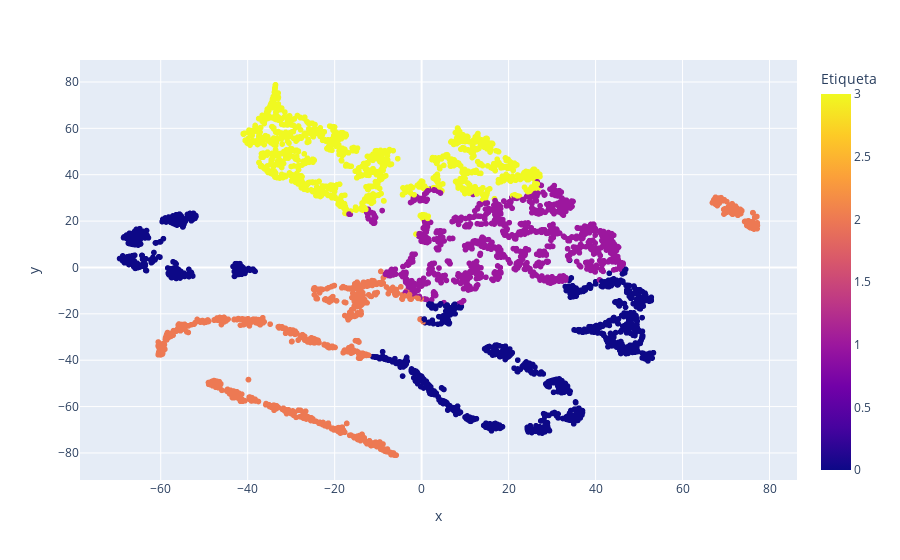

Write notebook code for a chart like this one.
### Markdown cell above
Lo cluster si se separan bien, se ven concentraciones de datos distinguibles. Podemos ver como el cluster 2 esta "dentro" del 0 y esto se debe a que los clientes de estos cluster se parecen mucho. Solo que estos ultimos gastan un poco menos y van más a menudo pero porcentajes muy bajos

### Code cell
fig = px.scatter(datakm, x="x", y="y", color="Cluster", hover_data=numcol, labels={"Cluster": "Etiqueta"})
fig.show()

### Figure 1 — Plotly figure (JSON) as saved in the notebook; plotly's stock layout.template omitted (floating-point values rounded to 4 significant figures; data arrays with more than 128 entries replaced by an {"elided": "..."} marker saying what was removed)
{"data": [{"customdata": {"elided": "4314x5 float values"}, "hovertemplate": "x=%{x}<br>y=%{y}<br>Length=%{customdata[0]}<br>Recency=%{customdata[1]}<br>Frecuency=%{customdata[2]}<br>Monetary=%{customdata[3]}<br>Periodiocity=%{customdata[4]}<br>Etiqueta=%{marker.color}<extra></extra>", "legendgroup": "", "marker": {"color": {"elided": "4314 int values"}, "coloraxis": "coloraxis", "symbol": "circle"}, "mode": "markers", "name": "", "showlegend": false, "type": "scattergl", "x": {"elided": "4314 float values"}, "xaxis": "x", "y": {"elided": "4314 float values"}, "yaxis": "y"}], "layout": {"coloraxis": {"colorbar": {"title": {"text": "Etiqueta"}}, "colorscale": [[0, "#0d0887"], [0.1111, "#46039f"], [0.2222, "#7201a8"], [0.3333, "#9c179e"], [0.4444, "#bd3786"], [0.5556, "#d8576b"], [0.6667, "#ed7953"], [0.7778, "#fb9f3a"], [0.8889, "#fdca26"], [1, "#f0f921"]]}, "legend": {"tracegroupgap": 0}, "margin": {"t": 60}, "xaxis": {"anchor": "y", "domain": [0, 1], "title": {"text": "x"}}, "yaxis": {"anchor": "x", "domain": [0, 1], "title": {"text": "y"}}}}
